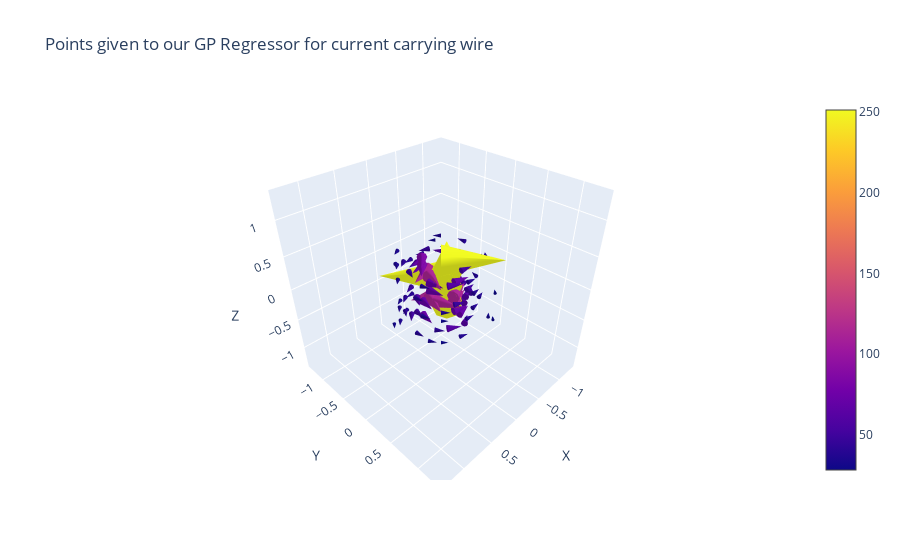

The notebook cell saved with this chart:
### Code cell
# getting the fields to draw samples from
outputs_wire = field_around_current_carrying_wire(100000000)
sampled_outputs_wire = sample_field(outputs_wire, n_samples=100, random_seed=1)
plotter(sampled_outputs_wire, 
        title = 'Points given to our GP Regressor for current carrying wire')
